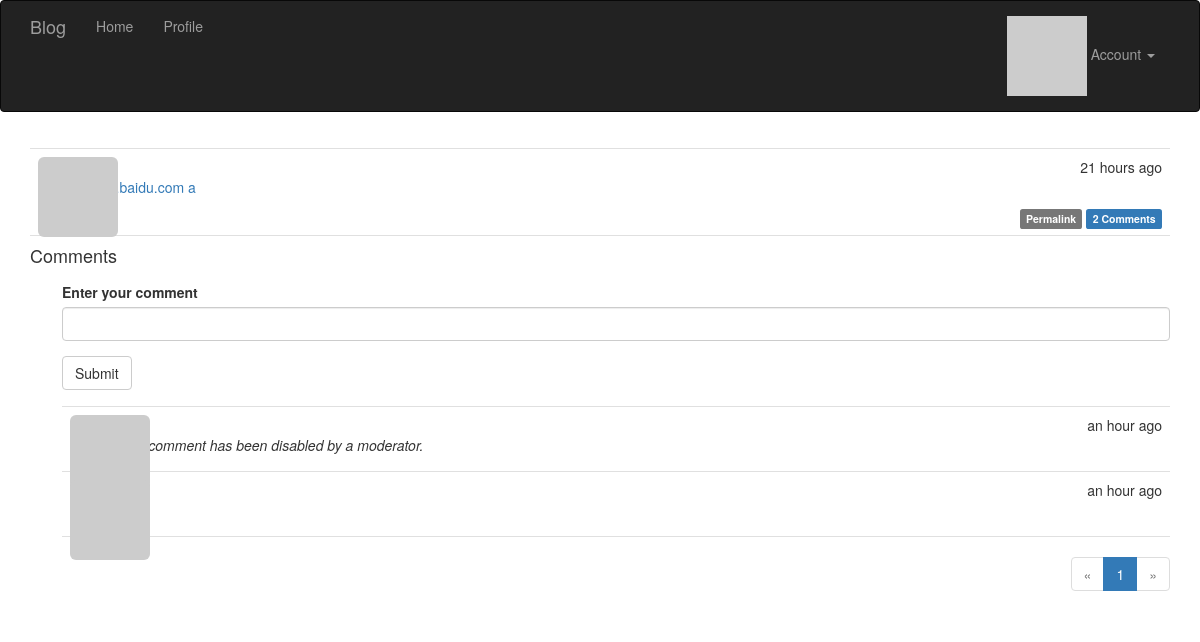
Page /post/108 (signed in) on the committed database.
### app/models.py (models this page shows, shortened)
class Post(db.Model):
	__tablename__='posts'
	id = db.Column(db.Integer, primary_key=True)
	body = db.Column(db.Text)
	body_html = db.Column(db.Text)
	timestamp = db.Column(db.DateTime, index=True, default=datetime.utcnow)
	author_id = db.Column(db.Integer, db.ForeignKey('users.id'))
	comments = db.relationship('Comment',backref='post',lazy='dynamic')

class Comment(db.Model):
	__tablename__='comments'
	id = db.Column(db.Integer, primary_key=True)
	body = db.Column(db.Text)
	body_html = db.Column(db.Text)
	timestamp = db.Column(db.DateTime, index=True, default=datetime.utcnow)
	disabled = db.Column(db.Boolean)
	author_id = db.Column(db.Integer, db.ForeignKey('users.id'))
	post_id = db.Column(db.Integer, db.ForeignKey('posts.id'))

### app/main/views.py (the view)
@main.route('/post/<int:id>',methods=['GET','POST'])
def post(id):
	post = Post.query.get_or_404(id)
	form = CommentForm()
	if form.validate_on_submit():
		comment=Comment(body=form.body.data,post=post,author=current_user._get_current_object())
		db.session.add(comment)
		flash('Your comment has been published.')
		return redirect(url_for('.post',id=post.id,page =-1))
	page = request.args.get('page', 1, type=int)
	if page == -1:
		page =(post.comments.count())// current_app.config['COMMENTS_PER_PAGE']+1 #地板除+1表示页码
	pagination = post.comments.order_by(Comment.timestamp.asc()).paginate(page, per_page=current_app.config['COMMENTS_PER_PAGE'])
	comments=pagination.items
	return render_template('post.html',posts=[post],form=form,comments=comments,pagination=pagination)

### app/main/forms.py
class CommentForm(FlaskForm):
	body = StringField('Enter your comment', validators=[Required()])
	submit = SubmitField('Submit')

### app/auth/views.py (called while the page is built)
@auth.before_app_request #在全局的所有request之前，判断如果1.用户登录2.且未确认3.且请求的端点不在auth蓝本中,则强制跳转到unconfirm界面
def before_request():
	if current_user.is_authenticated:
		current_user.ping()
		if not current_user.confirmed \
			and request.endpoint \
			and request.endpoint[:5]!= 'auth.'\
			and request.endpoint != 'static':
			return redirect(url_for('auth.unconfirmed'))

### app/main/__init__.py (called while the page is built)
@main.app_context_processor #Permission类加入全局上下文卡，在所有模板中都可以全局访问
def inject_perssions():
	return dict(Permission=Permission)

### app/models.py (called while the page is built)
	@login_manager.user_loader #这个是登录模块的东西
	def load_user(user_id):
		return User.query.get(int(user_id)) #返回当前user对象，作为current_user

	def can(self, permissions):
		return self.role is not None and \
			(self.role.permissions & permissions) == permissions #权限判断巧妙

	def is_administrator(self):
		return self.can(Permission.ADMINISTER)

	def ping(self):
		self.last_seen = datetime.utcnow()
		db.session.add(self)

	def gravatar(self,size=100,default='identicon', rating='g'):
		if request.is_secure:
			url = 'https://secure.gravatar.com/avatar'
		else:
			url = 'http://gravatar.com/avatar'
		hash = hashlib.md5(self.email.encode('utf-8')).hexdigest()
		return '{url}/{hash}?s={size}&d={default}&r={rating}'.format(
			url=url,hash=hash,size=size,default=default,rating=rating)

### app/templates/post.html (shortened to what this page needs)
{% extends "base.html" %}
{% import "_macros.html" as macros %}
{% import "bootstrap/wtf.html" as wtf %}
{% block page_content %}
{% include '_posts.html' %}
<h4 id="comments">Comments</h4>
{% if current_user.can(Permission.COMMENT) %}
<div class="comment-form">
    {{ wtf.quick_form(form) }}
</div>
{% endif %}
{% include '_comments.html' %}
{% if pagination %}
<div class="pagination">
    {{ macros.pagination_widget(pagination, '.post', fragment='#comments', id=posts[0].id) }}
</div>
{% endif %}
{% endblock %}

### app/templates/_posts.html (shortened to what this page needs)
<ul class="posts">
    {% for post in posts %}
    <li class="post">
        <div class="post-thumbnail">
            <a href="{{ url_for('.user', username=post.author.username) }}">
                <img class="img-rounded profile-thumbnail" src="{{ post.author.gravatar(size=40) }}">
            </a>
        </div>
        <div class="post-content">
            <div class="post-date">{{ moment(post.timestamp).fromNow() }}</div>
            <div class="post-author"><a href="{{ url_for('.user', username=post.author.username) }}">{{ post.author.username }}</a></div>
            <div class="post-body">
                {% if post.body_html%}
                {{post.body_html | safe}}
                {% else %}
                {{post.body}}
                {% endif %}
            </div>
            <div class="post-footer">
                <a href="{{url_for('.post',id=post.id)}}">
                    <span class="label label-default">Permalink</span>
                </a>
                <a href="{{url_for('.post',id=post.id)}}#comments">
                    <span class="label label-primary">{{post.comments.count()}} Comments</span>
                </a>
            </div>
        </div>
    </li>
    {% endfor %}
</ul>

### app/templates/_comments.html (shortened to what this page needs)
<ul class="comments">
    {% for comment in comments %}
    <li class="comment">
        <div class="comment-thumbnail">
            <a href="{{ url_for('.user', username=comment.author.username) }}">
                <img class="img-rounded profile-thumbnail" src="{{ comment.author.gravatar(size=40) }}">
            </a>
        </div>
        <div class="comment-content">
            <div class="comment-date">{{ moment(comment.timestamp).fromNow() }}</div>
            <div class="comment-author"><a href="{{ url_for('.user', username=comment.author.username) }}">{{ comment.author.username }}</a></div>
            <div class="comment-body">
                {% if comment.disabled %}
                <p><i>This comment has been disabled by a moderator.</i></p>
                {% endif %}
            </div>
        </div>
    </li>
    {% endfor %}
</ul>

### app/static/style.css (style rules this page uses)
.profile-thumbnail { position: absolute; }
ul.posts { list-style-type: none; padding: 0px; margin: 16px 0px 0px 0px; border-top: 1px solid #e0e0e0; }
ul.posts li.post { padding: 8px; border-bottom: 1px solid #e0e0e0; }
div.post-date { float: right; }
div.post-author { font-weight: bold; }
div.post-thumbnail { position: absolute; }
div.post-content { margin-left: 48px; min-height: 48px; }
div.pagination { width: 100%; text-align: right; padding: 0px; margin: 0px; }
div.post-footer { text-align: right; }
ul.comments { list-style-type: none; padding: 0px; margin: 16px 0px 0px 0px; }
ul.comments li.comment { margin-left: 32px; padding: 8px; border-bottom: 1px solid #e0e0e0; }
ul.comments li.comment:nth-child(1) { border-top: 1px solid #e0e0e0; }
div.comment-date { float: right; }
div.comment-author { font-weight: bold; }
div.comment-thumbnail { position: absolute; }
div.comment-content { margin-left: 48px; min-height: 48px; }
div.comment-form { margin: 16px 0px 16px 32px; }

### rows in the picture
Post: timestamp "21 hours ago", body_html "www.baidu.com a", comments.count "2"
Comment: timestamp "an hour ago", shows "This comment has been disabled by a moderator."
Comment: timestamp "an hour ago"

### other values in the picture
{{ p }} "1"
